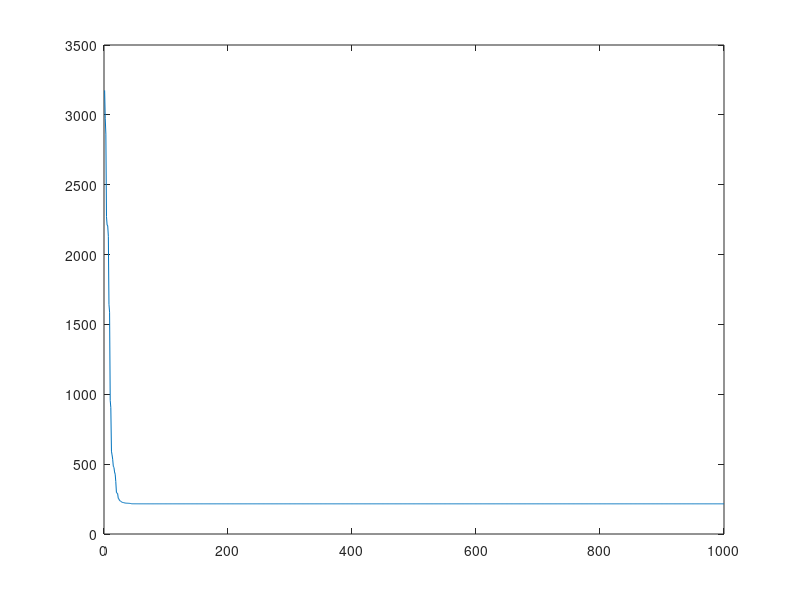

Here is the MATLAB script that generated this plot:
% Particle Swarm Optimization
clear all
clc

% Minimizing problem
f = @(x1,x2,x3,x4,x5,x6)(x1-1)^2+(x2+55)^2+(x3-55)^2+(x4-4)^2+(x5-5)^2+(x6-6)^2;
    
popsize = 15;     % No. of particles
npar = 6;           % Dimension of th eproblem
c =  0.1;             % constriction factor
% c1 = 0.5;             % Inertial Weight
c2 = 1.7;             % Cognitinve Coefficint
c3 = 2.3;             % Social Coefficient
maxit = 1000;        % No. of iteratiom


% Initializing Population and velocity
par = -100 + 200*rand(popsize,npar);     % initial population
vel(popsize,npar) = 0;                % initial velocity

for i= 1:popsize
    cost(i,1) = f(par(i,1),par(i,2),par(i,3),par(i,4),par(i,5),par(i,6));
end

localpar = par;
localcost = cost;

[globalcost ind] = min(cost);
globalpar = par(ind(1),:);

for iter = 1:maxit
    
    c1 = (maxit - iter)/maxit;

    minc(iter) = min(cost);    

    % Calculation of velocities of particles
    vel = c*(c1*vel + c2*rand(popsize,npar).*(localpar-par)+c3*rand(popsize,npar).*(repmat(globalpar,popsize,1)-par));
    
    % Particle Update
    par = par + vel;

    % Cost calculation
    for i= 1:popsize
        cost(i,1) = f(par(i,1),par(i,2),par(i,3),par(i,4),par(i,5),par(i,6));
    end
        
    % Local minimum calculation
    flag = cost < localcost
    localcost = cost.*flag + localcost.*(1-flag);
    localpar = par.*repmat(flag,1,npar) + localpar.*repmat((1-flag),1,npar);
    
    [temp ind] = min(cost);
    if temp < globalcost
        globalcost = temp;
        globalpar = par(ind,:);
    end
end

globalpar
min(cost)
plot(minc)